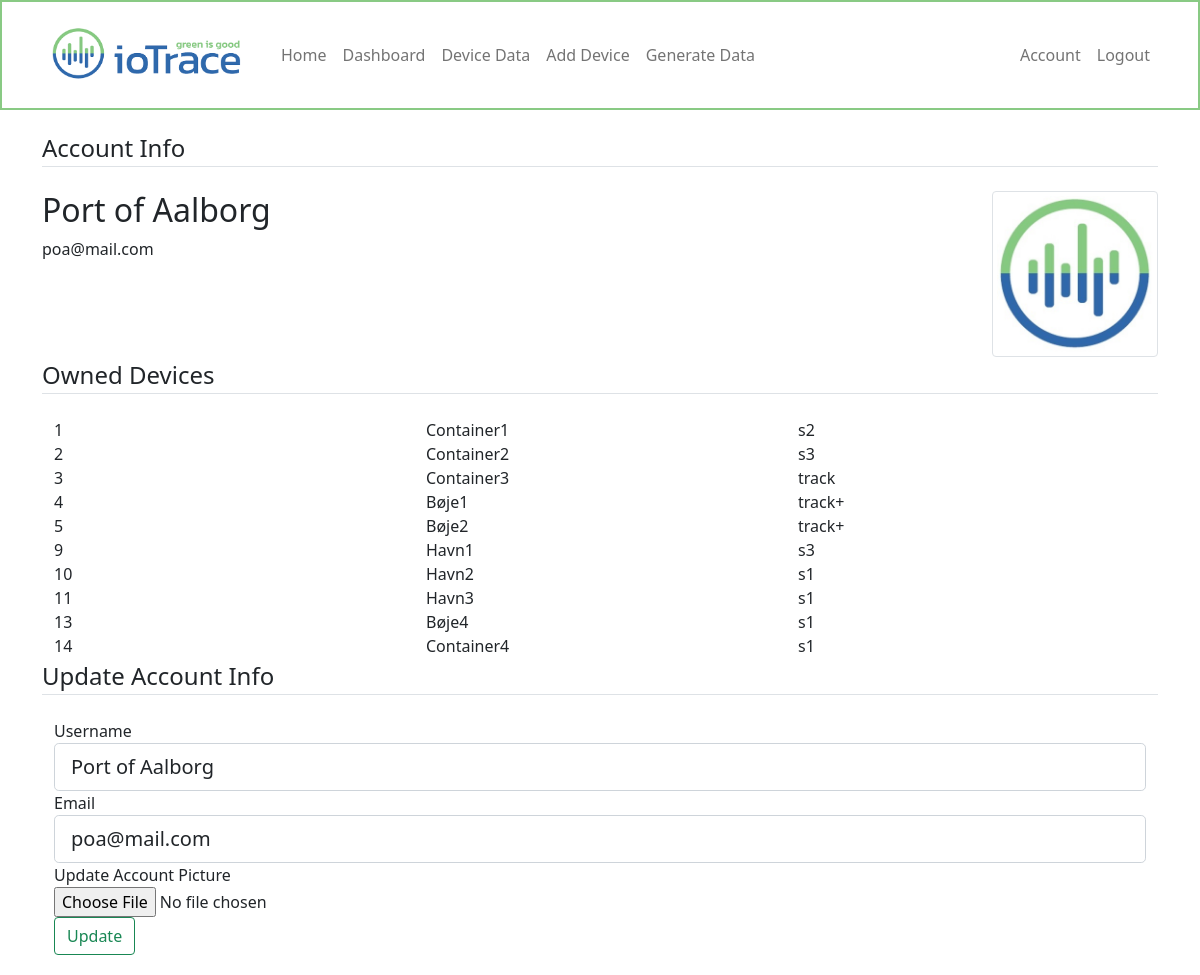
Page /account (signed in) on the committed database.
### iotrace/models.py (models this page shows, shortened)
class User(db.Model, UserMixin):
    id = db.Column(db.Integer, primary_key=True)
    username = db.Column(db.String(20), unique=True, nullable=False)
    email = db.Column(db.String(120), unique=True, nullable=False)
    image_file = db.Column(db.String(20), nullable=False, default='default.jpg')
    password = db.Column(db.String(60), nullable=False)
    devices = db.relationship('Device', backref='owner', lazy=True)

class Device(db.Model):
    id = db.Column(db.Integer, primary_key=True)
    devicename = db.Column(db.String(100), nullable=False)
    devicetype = db.Column(db.String(100), nullable=False)
    user_id = db.Column(db.Integer, db.ForeignKey('user.id'), nullable=False)
    datadumps = db.relationship('Dummydata', cascade='all, delete-orphan', backref='devicedata', lazy=True)
    def __repr__(self):
        return f"{self.id}"

### iotrace/accounts/routes.py (the view)
@accounts.route('/account', methods=['GET', 'POST'])
@login_required
def account():
    form = UpdateAccountForm()
    if form.validate_on_submit():
        if form.picture.data:
            picture_file = save_picture(form.picture.data)
            current_user.image_file = picture_file
        current_user.username = form.username.data
        current_user.email = form.email.data
        db.session.commit()
        flash('Your account has been updated!', 'success')
        return redirect(url_for('accounts.account'))
    elif request.method == 'GET':
        form.username.data = current_user.username
        form.email.data = current_user.email
    image_file = url_for('static', filename='images/profile_pics/' + current_user.image_file)
    devices = Device.query.filter_by(user_id=current_user.id)
    return render_template('account.html', title='Account', image_file=image_file, devices=devices, form=form)

### iotrace/accounts/forms.py (shortened to what this page needs)
class UpdateAccountForm(FlaskForm):
    username = StringField('Username', validators=[DataRequired(), Length(min=2, max=20)])
    email = StringField('Email', validators=[DataRequired(), Email()])
    picture = FileField('Update Account Picture', validators=[FileAllowed(['jpg', 'png'])])
    submit = SubmitField('Update')

### iotrace/models.py (called while the page is built)
@login_manager.user_loader
def load_user(user_id):
    return User.query.get(int(user_id))

### iotrace/templates/account.html (shortened to what this page needs)
{% extends "layout.html" %}
{% set active_page = "home" %}
{% block content %}
<legend class="border-bottom mb-4">Account Info</legend>
<div class="row">
    <div class="col-10">
        <h2>{{ current_user.username }}</h2>
        <p>{{ current_user.email }}</p>
    </div>
    <div class="col">
        <img class="img-thumbnail" src="{{ image_file }}" class="img-fluid" width="200" height="200" >
    </div>
</div>
<legend class="border-bottom mb-4">Owned Devices</legend>
<div class="container">
    {% for device in devices %}
    <div class="row">
        <div class="col">
            {{device.id}}
        </div>
        <div class="col">
            {{device.devicename}}
        </div>
        <div class="col">
            {{device.devicetype}}
        </div>
    </div>
    {% endfor %}
</div>
<legend class="border-bottom mb-4">Update Account Info</legend>
<div class="container">
    <form method="POST" action="" enctype="multipart/form-data">
        <fieldset class="form-group">
            <div class="form-group">
                {{ form.username.label(class="form-control-label") }}
                {% if form.username.errors %}
                    {{ form.username(class="form-control form-control-lg is-invalid") }}
                    <div class="invalid-feedback">
                        {% for error in form.username.errors %}
                            <span>{{ error }}</span>
                        {% endfor %}
                    </div>
                {% else %}
                    {{ form.username(class="form-control form-control-lg") }}
                {% endif %}
            </div>
            <div class="form-group">
                {{ form.email.label(class="form-control-label") }}
                {% if form.email.errors %}
                    {{ form.email(class="form-control form-control-lg is-invalid") }}
                    <div class="invalid-feedback">
                        {% for error in form.email.errors %}
                            <span>{{ error }}</span>
                        {% endfor %}
                    </div>
                {% else %}
                    {{ form.email(class="form-control form-control-lg") }}
                {% endif %}
            </div>
            <div class="form-group">
                {{ form.picture.label() }}</br>
                {{ form.picture(class="form-control-file") }}</br>
            </div>
        </fieldset>
        <div class="form-group">
            {{ form.submit(class="btn btn-outline-success") }}
        </div>
    </form>
</div>
{% endblock content %}

### iotrace/templates/layout.html (shortened to what this page needs)
<!doctype html>
<html lang="en">
    <head>
        <link href="{{url_for('static', filename='css/bootstrap.min.css')}}" rel="stylesheet">
        <link href="{{url_for('static', filename='css/navbar.css')}}" rel="stylesheet">
    </head>
    <body>
        <header>
            <nav class="navbar navbar-expand-sm navbar-light bg-white" aria-label="Third navbar example" style="border:2px solid #89ca84;">
                <div class="container">
                    <a class="navbar-brand" href="/">
                        <img src="{{ url_for('static', filename='images/ioTrace.png') }}" alt="" width="215" height="80">
                    </a>
                    <div class="navbar-collapse collapse" id="Navbar">
                        <ul class="navbar-nav me-auto">
                            <li class="nav-item">
                                <a class="nav-link" href="{{ url_for('main.home') }}">Home</a>
                            </li>
                            {% if current_user.is_authenticated %}
                            <li class="nav-item">
                                <a class="nav-link" href="{{ url_for('devices.dashboard') }}">Dashboard</a>
                            </li>
                            <li class="nav-item">
                                <a class="nav-link" href="{{ url_for('devices.device', device_id=current_user.devices[0]) }}">Device Data</a>
                            </li>
                            <li class="nav-item">
                                <a class="nav-link" href="{{ url_for('devices.add_device') }}">Add Device</a>
                            </li>
                            <li class="nav-item">
                                <a class="nav-link" href="{{ url_for('main.dummy') }}" tabindex="-1" aria-disabled="true">Generate Data</a>
                            </li>
                            {% endif %}
                        </ul>
                    </div>
                    <div class="navbar-collapse collapse" id="Navbar">
                        <ul class="navbar-nav ms-auto">
                            {% if current_user.is_authenticated %}
                            <li class="nav-item">
                                <a class="nav-link" href="{{ url_for('accounts.account') }}">Account</a>
                            </li>
                            <li class="nav-item">
                                <a class="nav-link" href="{{ url_for('accounts.logout') }}">Logout</a>
                            </li>
                            {% endif %}
                        </ul>
                    </div>
                </div>
            </nav>
        </header>
        <main role="main" class="container">
                    {% block content %}{% endblock %}
        </main>
    </body>
</html>

### iotrace/static/css/navbar.css (style rules this page uses)
body { padding-bottom: 20px; }
.navbar { margin-bottom: 20px; }

### rows in the picture
User: username "Port of Aalborg", email "poa@mail.com"
Device: id "1", devicename "Container1", devicetype "s2"
Device: id "2", devicename "Container2", devicetype "s3"
Device: id "3", devicename "Container3", devicetype "track"
Device: id "4", devicename "Bøje1", devicetype "track+"
Device: id "5", devicename "Bøje2", devicetype "track+"
Device: id "9", devicename "Havn1", devicetype "s3"
Device: id "10", devicename "Havn2", devicetype "s1"
Device: id "11", devicename "Havn3", devicetype "s1"
Device: id "13", devicename "Bøje4", devicetype "s1"
Device: id "14", devicename "Container4", devicetype "s1"
